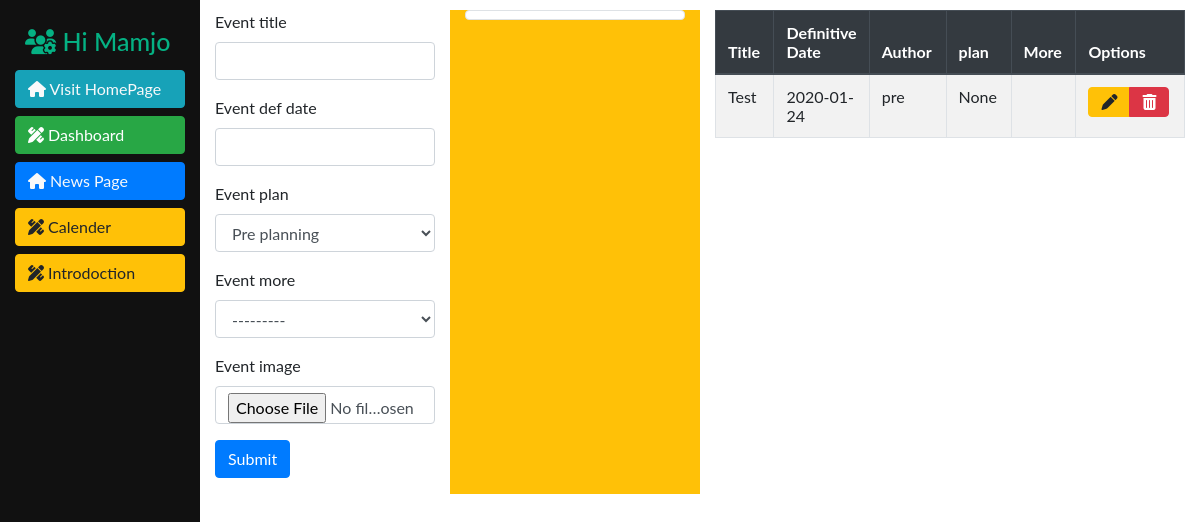
The page /panel/calender/ (signed in) on the database as committed earlier.
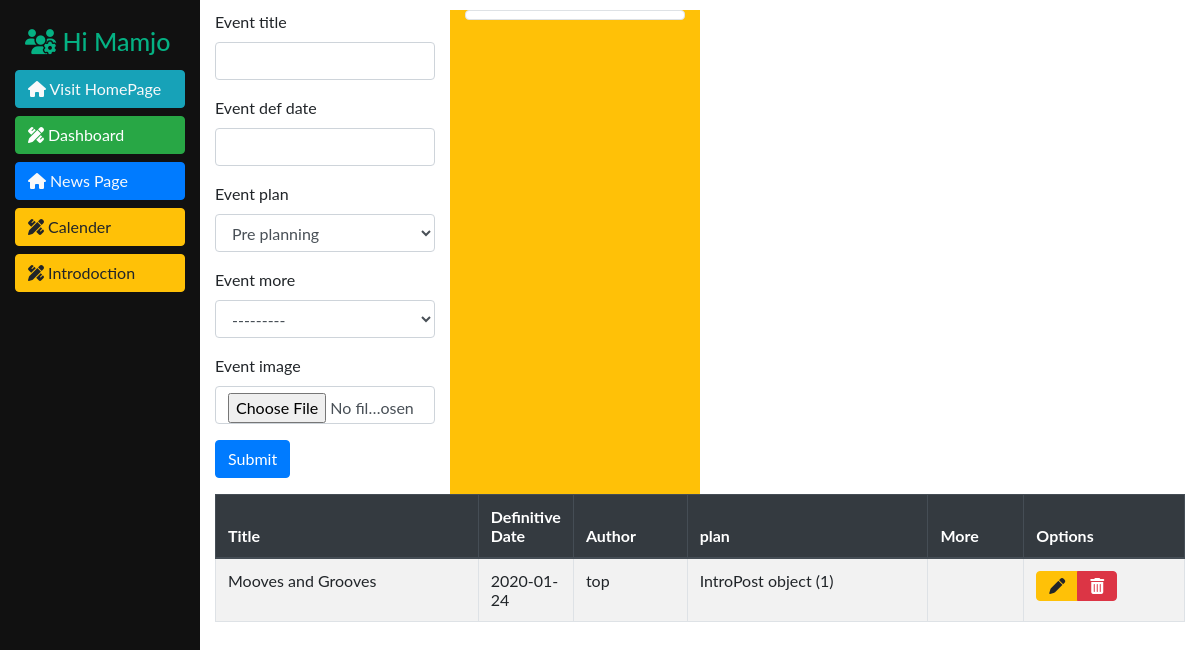
The same page on the database as committed later.
### management/models.py (models this page shows)
class Events(models.Model):
    STATUS = (
        ('top', 'Top event'),
        ('once', 'One casual event'),
        ('weekly', 'Once per week'),
        ('monthly', 'Oce per month'),
        ('pre', 'Pre planning'),
    )
    event_title = models.CharField(max_length=50, null=False)
    event_def_date = models.DateField(null=True)
    event_plan = models.CharField(max_length=10, choices=STATUS, default='pre')
    event_more = models.ForeignKey('IntroPost', on_delete=models.CASCADE, null=True, blank=True)
    event_image = models.ImageField(upload_to='events-upload/', null=True, blank=True)

class IntroPost(models.Model):
    post_title = models.CharField(max_length=200, null=False)
    post_header = models.TextField(max_length=250, null=True, blank=True)
    post_body = RichTextUploadingField(null=True)
    post_images = models.ImageField(upload_to=path_and_rename, null=True, blank=True)
    post_author = models.ForeignKey(
        user,
        on_delete=models.CASCADE,
        limit_choices_to={'is_staff': True},
        null=True,
        default=user,
    )
    post_sponsor = models.ForeignKey('homepage.Sponsor', on_delete=models.CASCADE, default=1)
    post_type = models.ForeignKey('homepage.IntroType', on_delete=models.CASCADE, default=1)

### management/views.py (the view)
def calender_page(request):
    event_list = Events.objects.all()
    template = 'manager/calender.html'
    context = {
        'eventform': AddEvent,
        'events': event_list
    }
    return render(request, template, context)

### accounts/models.py (called while the page is built)
    def __str__(self):
        return self.username

### templates/manager/calender.html (shortened to what this page needs)
{% extends 'manager/panel.html' %}
{% load widget_tweaks %}
{% load static %}
{% block adminmainpanel %}
    <div class="col">
        <table class="table table-striped table-bordered table-hover" id="post-table" style="width:100%">
            <thead class="thead-dark">
            <tr>
                <th>Title</th>
                <th width="40px">Definitive Date</th>
                <th>Author</th>
                <th>plan</th>
                <th>More</th>
                <th>Options</th>
            </tr>
            </thead>
            <tbody>
            {% for object in events %}
                <tr>
                    <td>{{ object.event_title }}</td>
                    <td>{{ object.event_def_date|date:'Y-m-d' }}</td>
                    <td>{{ object.event_plan }}</td>
                    <td>{{ object.event_more }}</td>
                    <td>{{ object.post_category }}</td>
                    <td>
                        <div class="btn-group">
                            <button type="button"
                                    class="btn btn-warning btn-block"
                                    onclick="window.location.href = '{% url 'event_edit' object.id %}';"
                            >
                                <a>
                                    <i class="fas fa-pen"></i>
                                </a>
                            </button>
                            <button type="button"
                                    class="btn btn-danger open-modal"
                                    id="OpenDeleteModal"
                                    onclick="window.location.href = '{% url 'event_delete' object.id %}';"
                                    data-toggle="modal" data-target="#confirmDeleteModal"
                                    data-whatever="{{ object.post_title }}"
                                    data-formurl="{% url 'event_delete' object.id %}"
                            >
                                <i class="fas fa-trash-alt"></i>
                            </button>
                        </div>
                    </td>
                </tr>
            {% empty %}
                <tr>
                    <td colspan="7" class="text-center bg-warning">No book</td>
                </tr>
            {% endfor %}
            </tbody>
        </table>
    </div>
{% endblock %}
{% block adminsidepanel %}
    <div class="col-lg-3 col-md-6">
        <form action="" method="POST" enctype="multipart/form-data">
            {% for field in eventform %}
                <div class="form-group{% if field.errors %} has-error{% endif %}">
                    <label for="{{ field.id_for_label }}">{{ field.label }}</label>
                    {% render_field field class="form-control" %}
                </div>
            {% endfor %}
            <input class="btn btn-primary" type="submit" value="Submit">
        </form>
    </div>
    <div class="col-lg-3 col-md-6 w-100 bg-warning">
        <img id="img_id" class="img-thumbnail" style="   width: 100%;
    object-fit: cover;
    height: auto">
    </div>
{% endblock %}

Rows that differ between the two databases and show on the page:
changed Events: event_title "Test" → "Mooves and Grooves"; event_plan "pre" → "top"; event_more "None" → "IntroPost object (1)"
